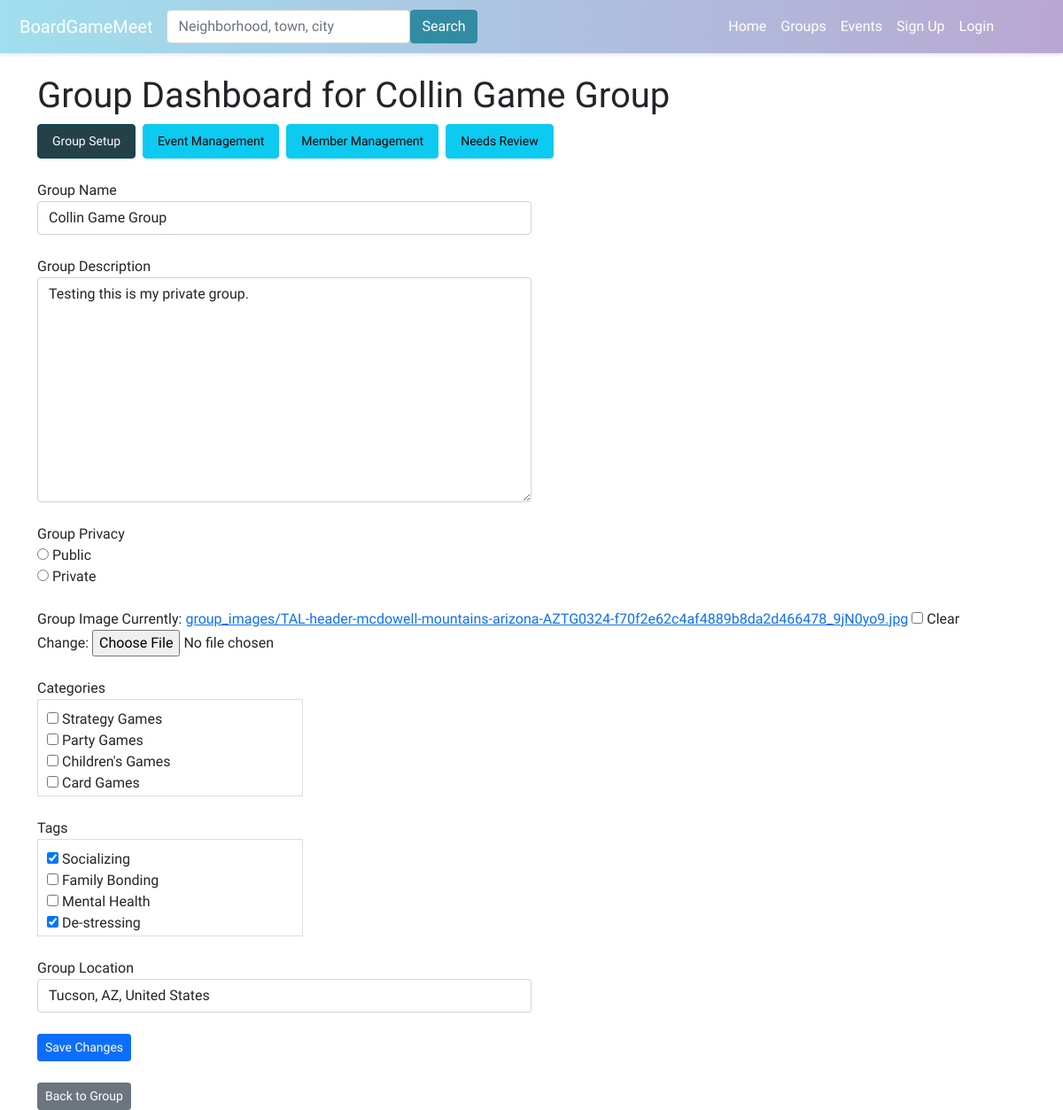
The app's page /group-dashboard/collin-game-group-5/, older data.
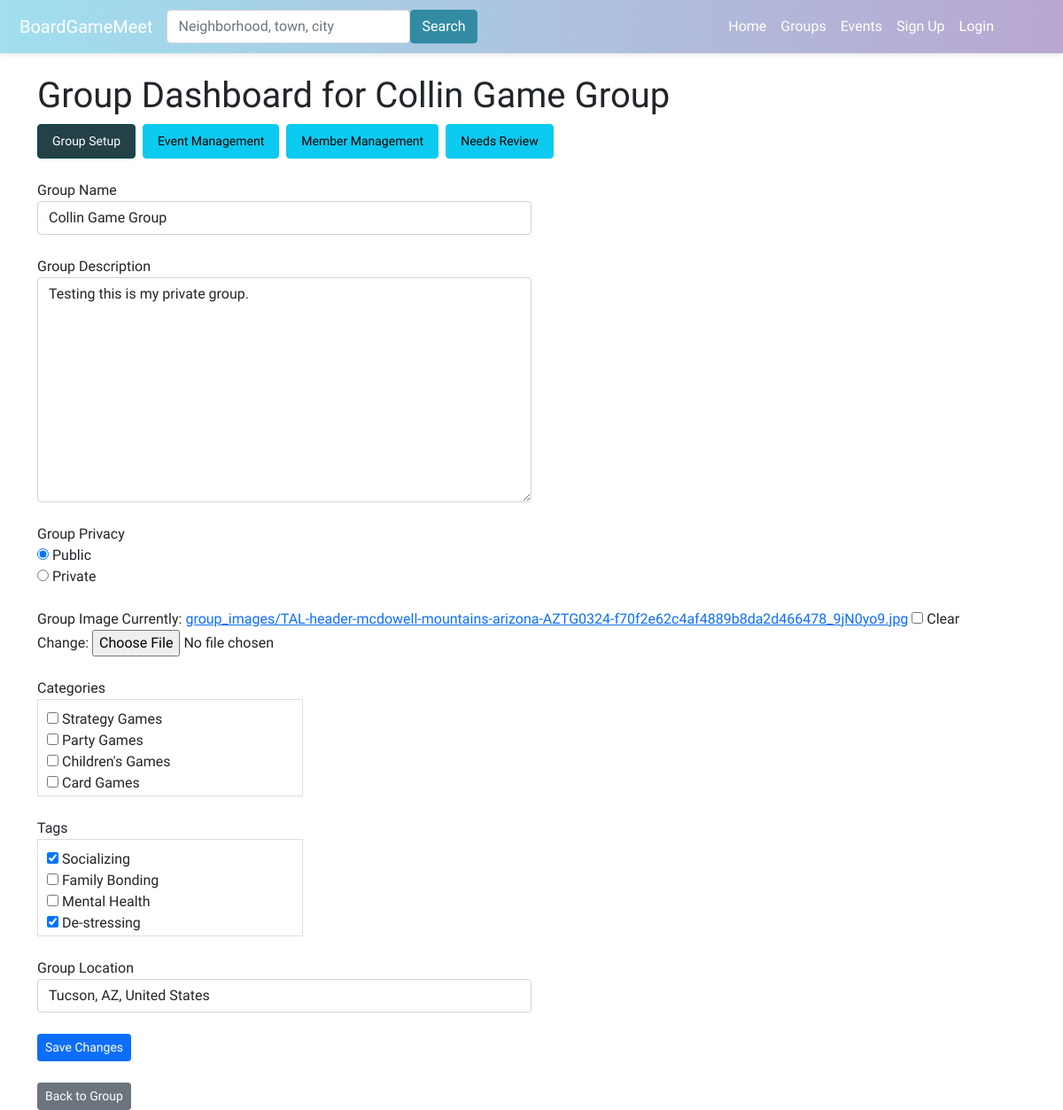
The same page, newer data.
### boardgame/models.py (models this page shows, shortened)
class Group(models.Model):
    name = models.CharField(max_length=100)
    description = models.TextField()
    members = models.ManyToManyField(User, through='GroupMembers')
    slug = models.SlugField(unique=True)
    group_image = models.ImageField(upload_to='group_images/', null=True, blank=True)
    TYPE_SELECT = (
        ('Public', 'Public'),
        ('Private', 'Private'),
    )
    group_privacy = models.CharField(max_length=10,choices=TYPE_SELECT,default='Public')
    categories = models.ManyToManyField(Category, related_name='groups', blank=True)
    tags = models.ManyToManyField(Tag, related_name='groups', blank=True)

### boardgame/views.py (the view, shortened to what this page needs)
# urls.py: path('group-dashboard/<slug:group_slug>/', views.manage_group_dashboard, name='manage_group_dashboard'),
def manage_group_dashboard(request, group_slug, section=None):
    group = get_object_or_404(Group, slug=group_slug)
    section = section or request.GET.get('section', 'group_setup')
    group_location = None
    if GroupLocation.objects.filter(group=group).exists():
        group_location = GroupLocation.objects.get(group=group)
    context = {'group': group, 'section': section}
    if section == 'group_setup':
        if request.method == 'POST':
            form = GroupForm(request.POST, instance=group)
            if form.is_valid():
                form.save()
                place_id = request.POST.get('place_id')
                if place_id:
                    place_details = fetch_place_details(place_id)
                    if place_details:
                        if group_location is None:
                            group_location = GroupLocation(group=group)
                        group_location.city = place_details.get('city', '')
                        group_location.sublocality = place_details.get('sublocality', '')
                        group_location.state = place_details.get('state', '')
                        group_location.postcode = place_details.get('postcode', '')
                        group_location.country = place_details.get('country', '')
                        group_location.latitude = place_details.get('latitude', None)
                        group_location.longitude = place_details.get('longitude', None)
                        group_location.save()
                messages.success(request, 'Group updated successfully.')
                return redirect('manage_group_dashboard_with_section', group_slug=group.slug, section='group_setup')
        else:
            form = GroupForm(instance=group)
        context.update({'form': form,'current_location': group_location})
    elif section == 'needs_review':
        pass
    return render(request, 'boardgame/manage_group_dashboard.html', context)

### boardgame/forms.py
class GroupForm(forms.ModelForm):
    class Meta:
        model = Group
        fields = ['name', 'description','group_image','group_privacy','categories', 'tags']
        labels = {
            'name': 'Group Name',
            'description': 'Group Description',
            'group_privacy': 'Group Privacy',
            'group_image': 'Group Image',
        }
        widgets = {
            'name': forms.TextInput(attrs={'class': 'form-control', 'style': 'width: 50%;'}),
            'description': forms.Textarea(attrs={'class': 'form-control', 'style': 'width: 50%;'}),
            'categories': forms.CheckboxSelectMultiple,
            'tags': forms.CheckboxSelectMultiple,
            'group_privacy': forms.RadioSelect()
        }

### boardgame/models.py (called while the page is built)
    def __str__(self):
        return self.name

    def __str__(self):
        return self.name

### boardgame/templates/boardgame/manage_group_dashboard.html (shortened to what this page needs)
{% extends 'boardgame/base.html' %}
{% load static %}
{% block content %}
<head>
    <h1>Group Dashboard for {{ group.name }}</h1>
</head>
<nav>
    <ul class="nav nav-pills">
        <li class="nav-item">
            <a class="btn btn-info btn-sm me-2 nav-link {% if section == 'group_setup' %}active{% endif %}"
                href="{% url 'manage_group_dashboard_with_section' group.slug 'group_setup' %}">Group Setup</a>
        </li>
        <li class="nav-item">
            <a class="btn btn-info btn-sm me-2 nav-link {% if section == 'event_management' %}active{% endif %}"
                href="{% url 'manage_group_dashboard_with_section' group.slug 'event_management' %}">Event Management</a>
        </li>
        <li class="nav-item">
            <a class="btn btn-info btn-sm me-2 nav-link {% if section == 'member_management' %}active{% endif %}"
                href="{% url 'manage_group_dashboard_with_section' group.slug 'member_management' %}">Member Management</a>
        </li>
        <li class="nav-item">
            <a class="btn btn-info btn-sm me-2 nav-link {% if section == 'needs_review' %}active{% endif %}"
                href="{% url 'manage_group_dashboard_with_section' group.slug 'needs_review' %}">Needs Review</a>
        </li>
    </ul>
</nav>
<br/>
{% if section == 'group_setup' %}
<form method="post">
    <div class="form-group">
        <label for="{{ form.name.id_for_label }}">{{ form.name.label }}</label>
        {{ form.name }}
    </div>
    <br/>
    <div class="form-group">
        <label for="{{ form.description.id_for_label }}">{{ form.description.label }}</label>
        {{ form.description }}
    </div>
    <br/>
    <div class="form-group">
        <label for="{{ form.group_privacy.id_for_label }}">{{ form.group_privacy.label }}</label>
        {{ form.group_privacy }}
    </div>
    <br/>
    <div class="form-group">
        <label for="{{ form.group_image.id_for_label }}">{{ form.group_image.label }}</label>
        {{ form.group_image }}
     </div>
     <br/>
     <div class="form-group">
        <label for="id_categories">{{ form.categories.label }}</label>
        <div class="scrollable-checkboxes">
            {{ form.categories }}
        </div>
    </div>
    <br/>
    <div class="form-group">
        <label for="id_tags">{{ form.tags.label }}</label>
        <div class="scrollable-checkboxes">
            {{ form.tags }}
        </div>
    </div>
    <br/>
    <div class="form-group">
        <label for="group-location">Group Location</label>
        <input type="text" id="group-location" class="form-control" style="width: 50%;" name="location_city" value="{{ current_location.city }}, {{ current_location.state }}, {{ current_location.country }}">
    </div>
    <br/>
    <button class="btn btn-primary btn-sm" type="submit">Save Changes</button>
</form>
{% endif %}
    <div class="row mt-4">
        <div class="col-md-12">
            <a href="{% url 'group_profile' group.slug %}" class="btn btn-secondary btn-sm">Back to Group</a>
        </div>
    </div>
{% endblock %}

Row changes from the older to the newer data that the page shows:
changed Group "Collin Game Group": group_privacy "☐ Public ☐ Private" → "☑ Public ☐ Private"
